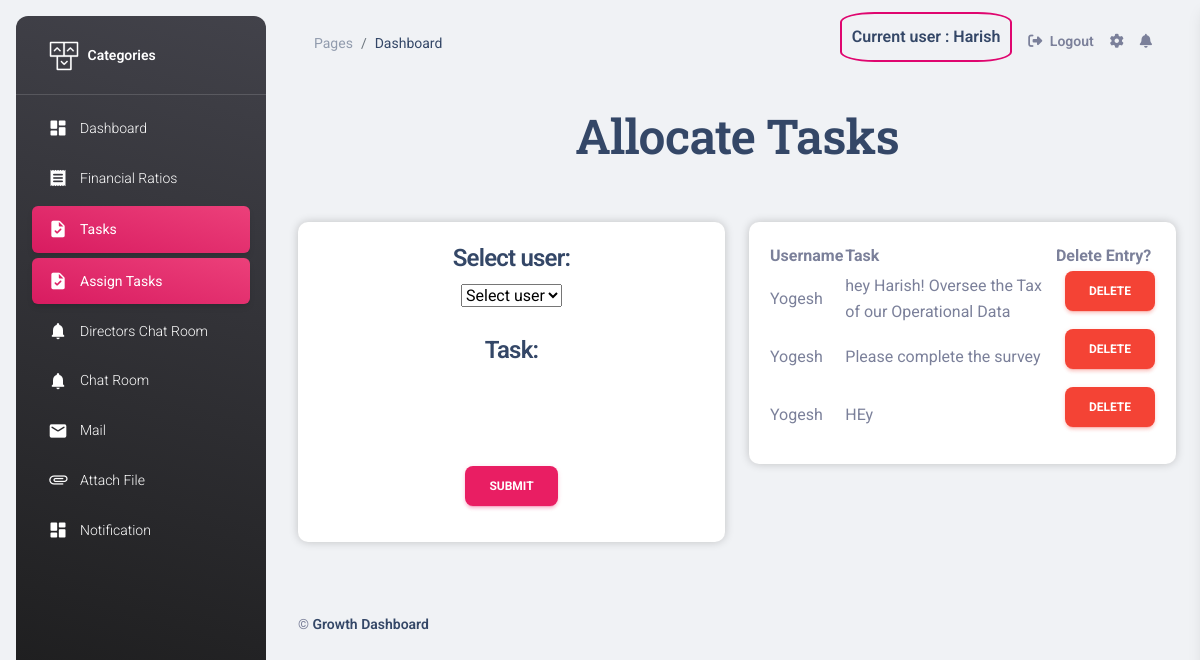
The page /assign_tasks (signed in) on the database its author committed.
### apps/authentication/models.py (models this page shows, shortened)
class Users(db.Model, UserMixin):
    __tablename__ = 'Users'
    id = db.Column(db.Integer, primary_key=True)
    username = db.Column(db.String(64), unique=False)
    phone = db.Column(db.Integer,unique=True)
    email = db.Column(db.String(64), unique=True)
    password = db.Column(db.LargeBinary(10))
    role = db.Column(db.String(10))
    department = db.Column(db.String(64), default=None)
    def __repr__(self):
        return str(self.username)

class AssignTask(db.Model):
    __tablename__ = 'assign_task'
    id = db.Column(db.Integer, primary_key=True)
    username = db.Column(db.String(50), nullable=False)
    task = db.Column(db.String(255), nullable=False)
    department = db.Column(db.String(255), nullable=False)
    is_checked = db.Column(db.Boolean, default=False)

### apps/authentication/routes.py (the view)
@blueprint.route('/assign_tasks')
@login_required
def assign_tasks():
    data = Users.query.all()
    task = AssignTask.query.all()
    if current_user.role == "Employee":
        return render_template('employee/manager_task.html', segment='assign_tasks',task = task)
    elif current_user.role == "Manager":
        return render_template('manager/assign_tasks.html', segment='assign_tasks',  data=data, task = task,status='Message sent successfully')

### apps/__init__.py (called while the page is built)
def configure_database(app):
    @app.before_first_request
    def initialize_database():
        try:
            db.create_all()
        except Exception as e:
            print('> Error: DBMS Exception: ' + str(e) )
            basedir = os.path.abspath(os.path.dirname(__file__))
            app.config['SQLALCHEMY_DATABASE_URI'] = SQLALCHEMY_DATABASE_URI = 'sqlite:///' + os.path.join(basedir, 'db.sqlite3')
            print('> Fallback to SQLite ')
            db.create_all()
    @app.teardown_request
    def shutdown_session(exception=None):
        db.session.remove()

### apps/authentication/models.py (called while the page is built)
@login_manager.user_loader
def user_loader(id):
    return Users.query.filter_by(id=id).first()

### apps/templates/manager/assign_tasks.html (shortened to what this page needs)
{% extends "layouts/base.html" %}
{% block content %}
<div class="container-fluid py-4">
    <h1 style="text-align: center;">Allocate Tasks</h1>
</div>
<form action="/assign_tasks" method="post" id="myForm">
    <div class="container-fluid py-4">
        <div class="row">
            <div class="col-md-6">
                <div class="white-box">
                    <div class="col-md-12 text-center">
                    <h4>Select user:</h4>
                    <select id="user_select" name="user">
                            <option value="" disabled selected>Select user</option>
                    </select>
                <br><br>
                    <h4>Task:</h4>
                    <input type="text" class="form-control" id="tasks" name="tasks" required>
                    <br><br>
                        <button class="btn btn-primary" type="submit" onclick="return confirm('Are you sure you want submit?');">Submit</button>
                    </div>
                </div>
            </div>
            <div class="col-md-6">
                <div class="white-box">
                  <form action="/assign_tasks" method="get" >
                      <table>
                          <tr style="padding-left: 20px;">
                              <th>Username</th>
                              <th>Task</th>
                              <th>Delete Entry?</th>
                          </tr>
                          {% for j in task %}
                          <tr style="padding-left: 20px;">
                            {% if j.department == current_user.department %}
                              <td>{{ j.username }} </td>
                              <td>{{ j.task }} </td>
                              <td style="padding-left: 10px;">
                                <button id="deleteButton" class="btn btn-danger" onclick="confirmDelete('{{ j.id }}')">Delete</button>
                            </td>
                          </tr>
                          {% endif %}
                          {% endfor %}
                      </table>
                  </form>
              </div>
      </div>
        </div>
    </div>
</form>
{% include 'includes/footer.html' %}
{% endblock content %}

### apps/templates/manager/navigation.html (shortened to what this page needs)
    <nav class="navbar navbar-main navbar-expand-lg px-0 mx-4 shadow-none border-radius-xl" id="navbarBlur" navbar-scroll="true">
      <div class="container-fluid py-1 px-3">
        <nav aria-label="breadcrumb">
          <ol class="breadcrumb bg-transparent mb-0 pb-0 pt-1 px-0 me-sm-6 me-5">
            <li class="breadcrumb-item text-sm"><a class="opacity-5 text-dark" href="javascript:;">Pages</a></li>
            <li class="breadcrumb-item text-sm text-dark active" aria-current="page">Dashboard</li>
          </ol>
        </nav>
        <div class="collapse navbar-collapse mt-sm-0 mt-2 me-md-0 me-sm-4" id="navbar">
          <div class="ms-md-auto pe-md-3 d-flex align-items-center">
            <h6 style="border: 2px solid; border-radius: 20%; padding: 10px; border-color: rgb(223, 6, 111);">Current user : {{ current_user }}</h6>
          </div>
          <ul class="navbar-nav  justify-content-end">
            <li class="nav-item d-flex align-items-center">
              <a href="{{ url_for('authentication_blueprint.logout') }}" class="nav-link text-body font-weight-bold px-0">
                <i class="fa fa-sign-out me-sm-1"></i>
                <span class="d-sm-inline d-none">Logout</span>
              </a>
            </li>
            <li class="nav-item px-3 d-flex align-items-center">
              <a href="javascript:;" class="nav-link text-body p-0">
                <i class="fa fa-cog fixed-plugin-button-nav cursor-pointer"></i>
              </a>
            </li>
            <li class="nav-item dropdown pe-2 d-flex align-items-center">
              <a href="javascript:;" class="nav-link text-body p-0" id="dropdownMenuButton" data-bs-toggle="dropdown" aria-expanded="false">
                <i class="fa fa-bell cursor-pointer"></i>
              </a>
            </li>
          </ul>
        </div>
      </div>
    </nav>

### apps/templates/manager/assign_tasks.html (style rules this page uses)
.white-box { background-color: white; padding: 20px; border-radius: 10px; box-shadow: 0 0 10px rgba(0, 0, 0, 0.2); }

### rows shown on the page
Users: username "Harish"
AssignTask: username "Yogesh", task "hey Harish! Oversee the Tax of our Operational Data"
AssignTask: username "Yogesh", task "Please complete the survey"
AssignTask: username "Yogesh", task "HEy"
